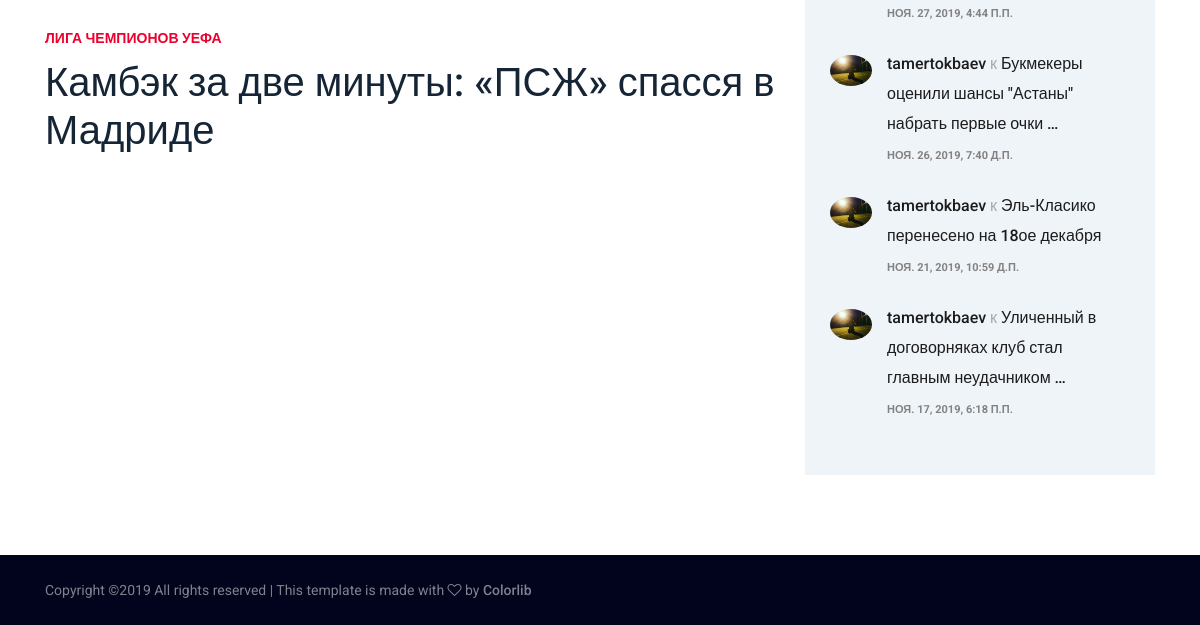
Page /accounts/tamertokbaev/profile/favourites (signed in, lower part) on the earlier database version.
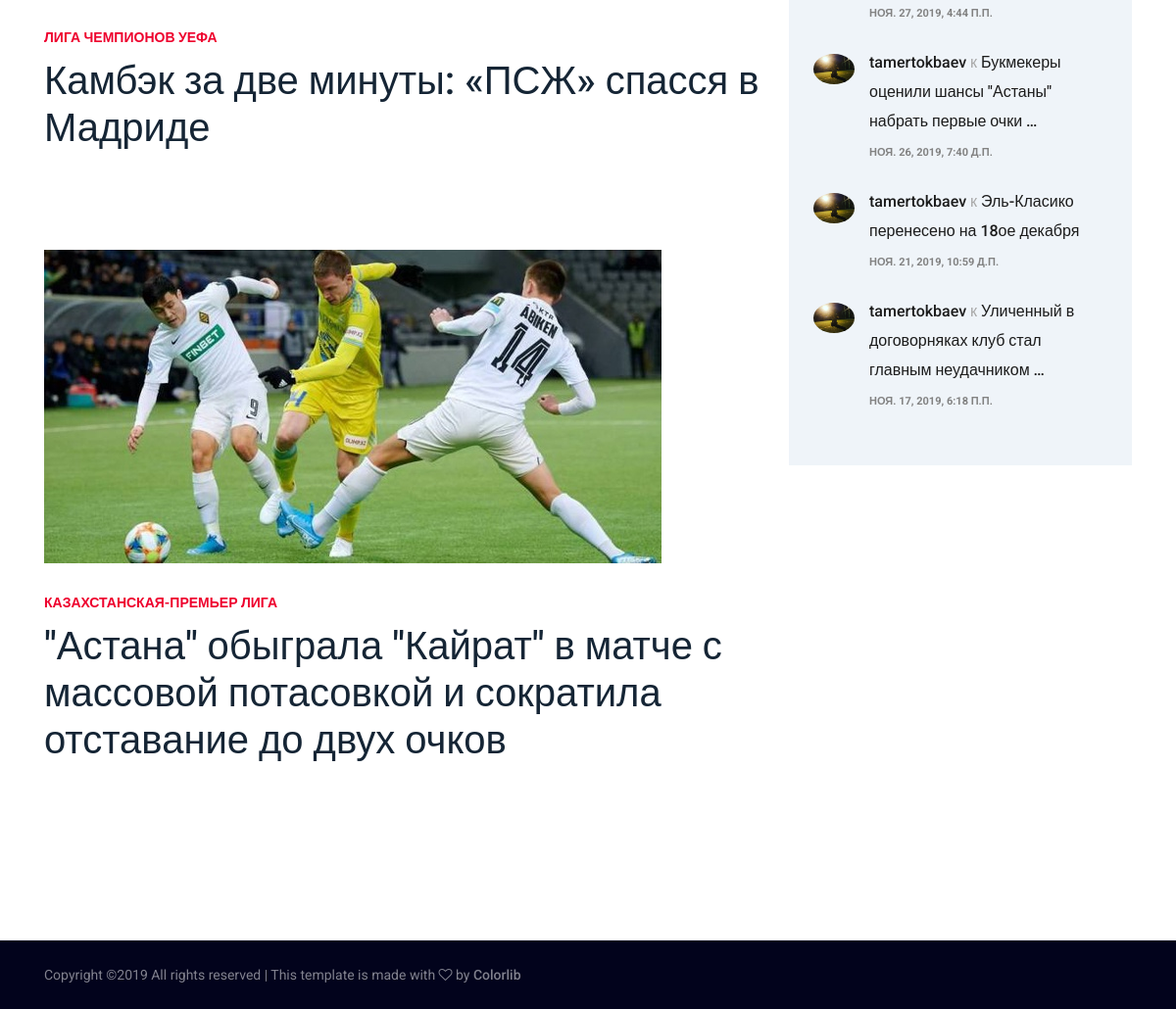
Same page on the later database version.
### Django_App/applications/news/models.py (models this page shows, shortened)
class News(models.Model):
    KPL = 'Казахстанская-премьер лига'  # Kazakhstan premier league
    NAT_TEAM = 'Национальная сборная по футболу'  # National team of Kazakhstan
    UCL = 'Лига чемпионов УЕФА'  # UEFA Champions League
    UEL = 'Лига Европы УЕФА'  # UEFA Europe League
    ANOTHER = 'Другое'  # Another
    TAG_TYPES = [
        (ANOTHER, 'Другое'),
        (KPL, 'Казахстанская-премьер лига'),
        (NAT_TEAM, 'Национальная сборная по футболу'),
        (UCL, 'Лига чемпионов УЕФА'),
        (UEL, 'Лига Европы УЕФА'),
    ]
    news_author = models.ForeignKey(User, on_delete=models.CASCADE, default=True, verbose_name=_('Author of the news'))
    news_title = models.CharField(verbose_name=_('Title of the news'), max_length=200)
    news_sh_description = models.CharField(verbose_name=_('Short description of the news'),
                                           max_length=800)
    news_content = RichTextUploadingField()
    news_tag = models.CharField(max_length=100, choices=TAG_TYPES, default=ANOTHER)
    publication_date = models.DateTimeField(verbose_name=_('Date of publication of the news'))
    count_of_views = models.IntegerField(verbose_name=_('Count of views'))
    img = models.ImageField(upload_to='images/', verbose_name=_('Title photo'))
    likes = models.IntegerField(default=0, verbose_name=_('Count of likes'))

class Comment(models.Model):
    news = models.ForeignKey(News, on_delete=models.CASCADE, verbose_name=_('News'))
    comment_author = models.ForeignKey(User, on_delete=models.CASCADE, verbose_name=_('Author of the news'))
    comment_text = models.TextField(verbose_name=_('Text of the comment'))
    comment_date = models.DateTimeField(verbose_name=_('Date of publication of the comment'), default=timezone.now)

class Profile(models.Model):
    user = models.OneToOneField(User, on_delete=models.CASCADE)
    birth_date = models.DateField(null=True, blank=True, default=timezone.now,
                                  verbose_name=_('Birthday Date'))
    avatar = models.ImageField(upload_to='images/avatars/', null=True,
                               default='images/avatars/defavatar.jpg', verbose_name=_('Avatar'))

### Django_App/applications/news/views.py (the view)
# urls.py: path('accounts/<slug:slug>/profile/favourites', views.show_favourites, name='show_favourites'),
def show_favourites(request, slug):
    latest_news = News.objects.order_by('-publication_date')[:4]
    latest_comments = Comment.objects.order_by('-comment_date')[:4]
    context = {'latest_news': latest_news, 'latest_comments': latest_comments}
    try:
        user = auth.get_user(request)
        fav_list = UserFavourite.objects.filter(user=user)
        news_list = []
        for fav_news in fav_list:
            news_list.append(News.objects.get(id=fav_news.fav_news.id))
        if len(news_list) == 0:
            context.update({'error': _('Вы пока ничего не добавили в избранное!')})
        else:
            context.update({'news_list': news_list})
    except:
        context.update({'error': _('Войдите в систему чтобы получить доступ к избранным новостям!')})
    return render(request, 'news/show_favs.html', context)

### templates/news/show_favs.html (shortened to what this page needs)
{% extends 'news/index.html' %}
{% load i18n %}
{% block main %}
    {% if news_list %}
    <div class="blog-area section-padding-0-80">
        <div class="container">
            <div class="row">
                <div class="col-12 col-lg-8">
                    <div class="blog-posts-area">
                        {% for news in news_list %}
                        <div class="single-blog-post featured-post mb-30">
                            <div class="post-thumb">
                                <a href="{% url 'news:one_by_one' news.id %}"><img src="{{ news.img.url }}" alt=""></a>
                            </div>
                            <div class="post-data">
                                <a href="{% url 'news:one_by_one' news.id %}" class="post-catagory">{{ news.news_tag }}</a>
                                <a href="{% url 'news:one_by_one' news.id %}" class="post-title">
                                    <h6>{{ news.news_title }}</h6>
                                </a>
                            </div>
                        </div>
                        {% endfor %}
                    </div>
                </div>
                <div class="col-12 col-lg-4">
                    <div class="blog-sidebar-area">
                        <div class="latest-comments-widget">
                            {% if latest_comments %}
                                {% for comment in latest_comments %}
                                    <div class="single-comments d-flex">
                                        <div class="comments-thumbnail mr-15">
                                            <img src="{{ comment.comment_author.profile.avatar.url }}" alt="">
                                        </div>
                                        <div class="comments-text">
                                            <a href="#">{{ comment.comment_author }} <span>к</span> {{ comment.news.news_title|truncatewords:7 }}</a>
                                            <p>{{ comment.comment_date }}</p>
                                        </div>
                                    </div>
                                {% endfor %}
                            {% else %}
                                {% trans 'Комментарии пока оставлены не были' %}
                            {% endif %}
                        </div>
                    </div>
                </div>
            </div>
        </div>
    </div>
    {% endif %}
{% endblock %}

Differences in the rows shown:
now on this page (row edited): News: img (picture), news_tag "КАЗАХСТАНСКАЯ-ПРЕМЬЕР ЛИГА", news_title "\"Астана\" обыграла \"Кайрат\" в матче с массовой потасовкой и сократила отставание до двух очков"
